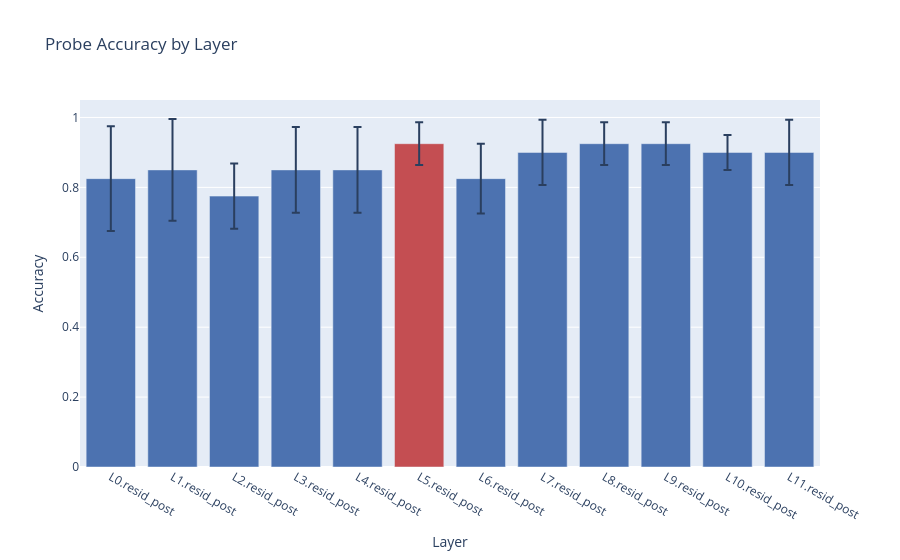
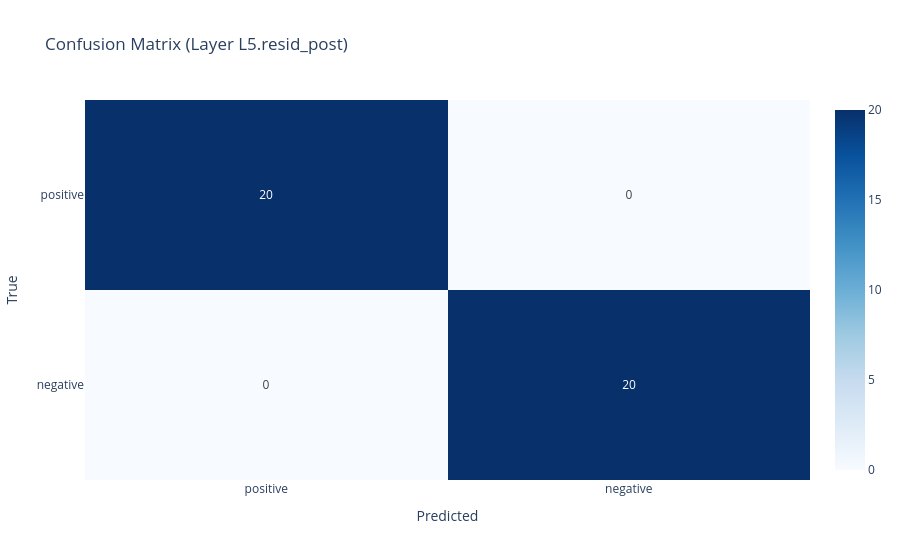

The notebook cell saved with these charts, in order:
### Markdown cell above
## 3. Plot accuracy and the confusion matrix

`Plot` draws probe accuracy per layer, with the best layer highlighted and the
cross-validation spread as error bars. Because the probe kept its classifiers and
the activation store is still in `Results`, it also draws the confusion matrix at
the best layer.

### Code cell
Plot(output_dir=OUTPUT_DIR)(results);

### Figure 1 — Plotly figure (JSON) as saved in the notebook; plotly's stock layout.template omitted (floating-point values rounded to 4 significant figures)
{"data": [{"error_y": {"array": [0.15, 0.1458, 0.09354, 0.1225, 0.1225, 0.06124, 0.1, 0.09354, 0.06124, 0.06124, 0.05, 0.09354], "type": "data", "visible": true}, "marker": {"color": ["#4c72b0", "#4c72b0", "#4c72b0", "#4c72b0", "#4c72b0", "#c44e52", "#4c72b0", "#4c72b0", "#4c72b0", "#4c72b0", "#4c72b0", "#4c72b0"]}, "type": "bar", "x": ["L0.resid_post", "L1.resid_post", "L2.resid_post", "L3.resid_post", "L4.resid_post", "L5.resid_post", "L6.resid_post", "L7.resid_post", "L8.resid_post", "L9.resid_post", "L10.resid_post", "L11.resid_post"], "y": [0.825, 0.85, 0.775, 0.85, 0.85, 0.925, 0.825, 0.9, 0.925, 0.925, 0.9, 0.9]}], "layout": {"title": {"text": "Probe Accuracy by Layer"}, "xaxis": {"title": {"text": "Layer"}}, "yaxis": {"range": [0, 1.05], "title": {"text": "Accuracy"}}}}

### Figure 2 — Plotly figure (JSON) as saved in the notebook; plotly's stock layout.template omitted (floating-point values rounded to 4 significant figures)
{"data": [{"colorscale": [[0.0, "rgb(247,251,255)"], [0.125, "rgb(222,235,247)"], [0.25, "rgb(198,219,239)"], [0.375, "rgb(158,202,225)"], [0.5, "rgb(107,174,214)"], [0.625, "rgb(66,146,198)"], [0.75, "rgb(33,113,181)"], [0.875, "rgb(8,81,156)"], [1.0, "rgb(8,48,107)"]], "text": [[20, 0], [0, 20]], "texttemplate": "%{text}", "type": "heatmap", "x": ["positive", "negative"], "y": ["positive", "negative"], "z": [[20, 0], [0, 20]]}], "layout": {"title": {"text": "Confusion Matrix (Layer L5.resid_post)"}, "xaxis": {"title": {"text": "Predicted"}}, "yaxis": {"autorange": "reversed", "title": {"text": "True"}}}}
